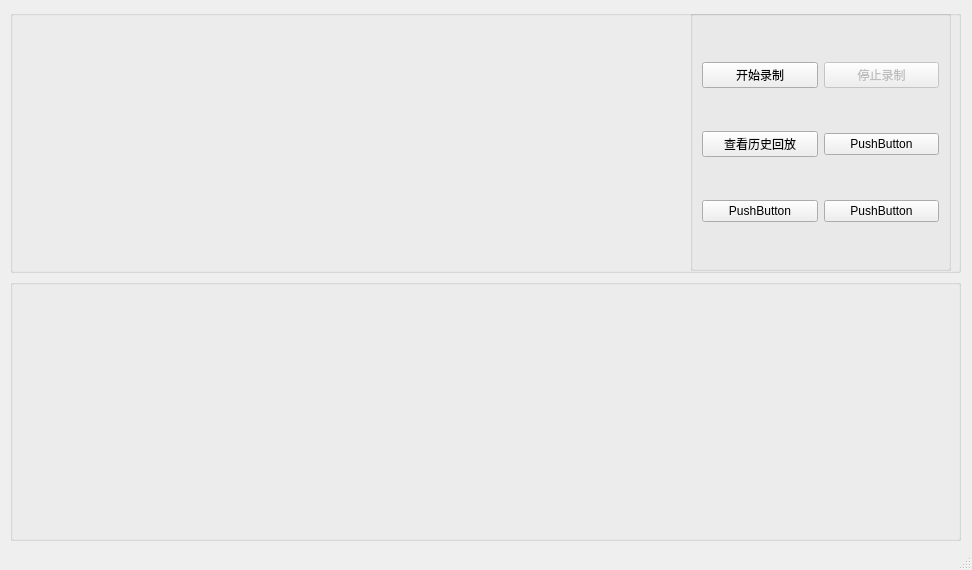
<?xml version="1.0" encoding="UTF-8"?>
<ui version="4.0">
 <class>MainWindow</class>
 <widget class="QMainWindow" name="MainWindow">
  <property name="geometry">
   <rect>
    <x>0</x>
    <y>0</y>
    <width>972</width>
    <height>570</height>
   </rect>
  </property>
  <property name="windowTitle">
   <string>MainWindow</string>
  </property>
  <widget class="QWidget" name="centralwidget">
   <property name="palette">
    <palette>
     <active/>
     <inactive/>
     <disabled/>
    </palette>
   </property>
   <property name="styleSheet">
    <string notr="true"/>
   </property>
   <widget class="QWidget" name="layoutWidget">
    <property name="geometry">
     <rect>
      <x>10</x>
      <y>10</y>
      <width>951</width>
      <height>531</height>
     </rect>
    </property>
    <layout class="QVBoxLayout" name="verticalLayout">
     <item>
      <widget class="QGroupBox" name="top_groupBox">
       <property name="title">
        <string/>
       </property>
       <widget class="QGroupBox" name="contrl_groupBox">
        <property name="geometry">
         <rect>
          <x>680</x>
          <y>0</y>
          <width>261</width>
          <height>261</height>
         </rect>
        </property>
        <property name="title">
         <string/>
        </property>
        <layout class="QGridLayout" name="gridLayout">
         <item row="2" column="0">
          <widget class="QPushButton" name="pushButton_6">
           <property name="text">
            <string>PushButton</string>
           </property>
          </widget>
         </item>
         <item row="2" column="1">
          <widget class="QPushButton" name="pushButton_5">
           <property name="text">
            <string>PushButton</string>
           </property>
          </widget>
         </item>
         <item row="1" column="1">
          <widget class="QPushButton" name="pushButton_3">
           <property name="text">
            <string>PushButton</string>
           </property>
          </widget>
         </item>
         <item row="0" column="1">
          <widget class="QPushButton" name="btnStop">
           <property name="enabled">
            <bool>false</bool>
           </property>
           <property name="text">
            <string>停止录制</string>
           </property>
           <property name="icon">
            <iconset resource="img.qrc">
             <normaloff>:/icon/C:/Users/Liao/Downloads/stop.png</normaloff>:/icon/C:/Users/Liao/Downloads/stop.png</iconset>
           </property>
          </widget>
         </item>
         <item row="0" column="0">
          <widget class="QPushButton" name="btnStart">
           <property name="text">
            <string>开始录制</string>
           </property>
           <property name="icon">
            <iconset resource="img.qrc">
             <normaloff>:/icon/C:/Users/Liao/Downloads/start.png</normaloff>:/icon/C:/Users/Liao/Downloads/start.png</iconset>
           </property>
          </widget>
         </item>
         <item row="1" column="0">
          <widget class="QPushButton" name="btnPlayHistory">
           <property name="text">
            <string>查看历史回放</string>
           </property>
           <property name="icon">
            <iconset theme="accessories-calculator"/>
           </property>
          </widget>
         </item>
        </layout>
       </widget>
      </widget>
     </item>
     <item>
      <widget class="QGroupBox" name="thum_groupBox">
       <property name="title">
        <string/>
       </property>
      </widget>
     </item>
    </layout>
   </widget>
  </widget>
  <widget class="QStatusBar" name="statusbar"/>
 </widget>
 <resources>
  <include location="img.qrc"/>
 </resources>
 <connections/>
</ui>
